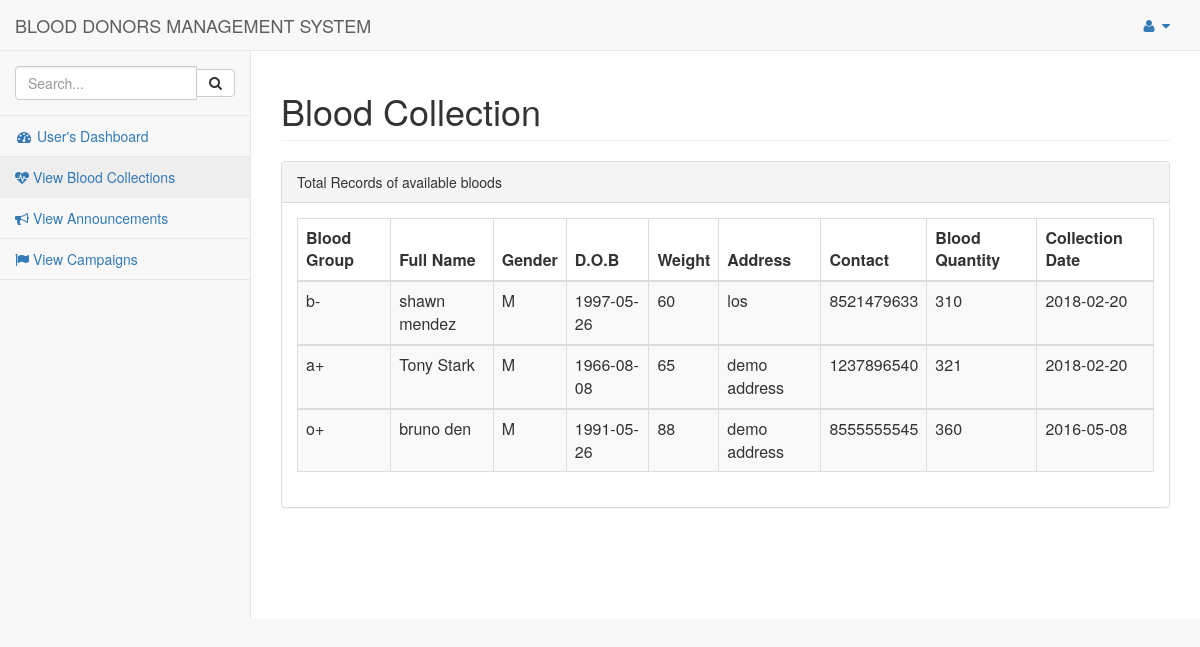
Page /userlog/userviewblood.php on the committed database.
### tables this page shows
CREATE TABLE IF NOT EXISTS `blood` (
`id` int(11) NOT NULL,
  `name` varchar(20) NOT NULL,
  `gender` varchar(20) NOT NULL,
  `dob` date NOT NULL,
  `weight` int(11) NOT NULL,
  `bloodgroup` varchar(3) NOT NULL,
  `address` varchar(20) NOT NULL,
  `contact` varchar(10) NOT NULL,
  `bloodqty` int(11) NOT NULL,
  `collection` date NOT NULL
);

### userlog/userviewblood.php (the view, shortened to what this page needs)
<html>
<head>
<link href="../vendor/bootstrap/css/bootstrap.min.css" rel="stylesheet">
<link href="../vendor/metisMenu/metisMenu.min.css" rel="stylesheet">
<link href="../dist/css/sb-admin-2.css" rel="stylesheet">
<link href="../vendor/font-awesome/css/font-awesome.min.css" rel="stylesheet" type="text/css">
</head>
<body>
<div id="wrapper">
<nav class="navbar navbar-default navbar-static-top" role="navigation" style="margin-bottom: 0">
    <div class="navbar-header">
        <a class="navbar-brand" href="userdashboard.php">BLOOD DONORS MANAGEMENT SYSTEM</a>
    </div>
	<ul class="nav navbar-top-links navbar-right">
                <li class="dropdown">
                    <a class="dropdown-toggle" data-toggle="dropdown" href="#">
                        <i class="fa fa-user fa-fw"></i> <i class="fa fa-caret-down"></i>
                    </a>
                </li>
            </ul>
    <div class="navbar-default sidebar" role="navigation">
        <div class="sidebar-nav navbar-collapse">
            <ul class="nav" id="side-menu">
                <li class="sidebar-search">
                    <div class="input-group custom-search-form">
                        <input type="text" class="form-control" placeholder="Search...">
                        <span class="input-group-btn">
                        <button class="btn btn-default" type="button">
                            <i class="fa fa-search"></i>
                        </button>
                    </span>
                    </div>
                </li>
                <li>
                            <a href="userdashboard.php"><i class="fa fa-dashboard fa-fw"></i> User's Dashboard</a>
                        </li>
                        <li>
                            <a href="userviewblood.php"><i class="fa fa-heartbeat"></i>  View Blood Collections </a>
                        </li>
                        <li>
                            <a href="userviewannouncement.php"><i class="fa fa-bullhorn"></i> View Announcements </a>
                        </li>
                        <li>
                            <a href="userviewcampaigns.php"><i class="fa fa-flag"></i> View Campaigns </a>
                        </li>
            </ul>
        </div>
        </div>
        </nav>
<div id="page-wrapper">
<div class="container-fluid">
<div class="row">
<div class=".col-lg-12">
               <h1 class="page-header">Blood Collection</h1>
                </div>
  </div>
				<div class="row">
                        <div class=".col-lg-12">
                            <div class="panel panel-default">
                                <div class="panel-heading">
                                    Total Records of available bloods
                                </div>
								 <div class="panel-body">
                                    <div class="table-responsive">
									<table class="table table-striped table-bordered table-hover" id="dataTables-example">
									<?php
						include "../pages/dbconnect.php";
						$qry="select * from blood";
						$result=mysqli_query($conn,$qry);
						echo"
						<thead>
						<tr>
							<th>Blood Group</th>
							<th>Full Name</th>
							<th>Gender</th>
							<th>D.O.B</th>
							<th>Weight</th>
							<th>Address</th>
							<th>Contact</th>
							<th>Blood Quantity</th>
							<th>Collection Date</th>
						</tr>
						</thead>";
						while($row=mysqli_fetch_array($result)){
						  echo"<tbody>
						  <tr class='gradeA'>
						  <td>".$row['bloodgroup']."</td>
						  <td>".$row['name']."</td>
						  <td>".$row['gender']."</td>
						  <td>".$row['dob']."</td>
						  <td>".$row['weight']."</td>
						  <td>".$row['address']."</td>
						  <td>".$row['contact']."</td>
						  <td>".$row['bloodqty']."</td>
						  <td>".$row['collection']."</td>
						</tr>
						<tbody>
						";
						}
						?>
						</table>
				</div>
				</div>
		</div>
		</div>
		</div>
		</div>
		</div>
</div>
</body>
</html>

### rows in the picture
blood: bloodgroup "b-", name "shawn mendez", gender "M", dob "1997-05-26", weight "60", address "los", contact "8521479633", bloodqty "310", collection "2018-02-20"
blood: bloodgroup "a+", name "Tony Stark", gender "M", dob "1966-08-08", weight "65", address "demo address", contact "1237896540", bloodqty "321", collection "2018-02-20"
blood: bloodgroup "o+", name "bruno den", gender "M", dob "1991-05-26", weight "88", address "demo address", contact "8555555545", bloodqty "360", collection "2016-05-08"
